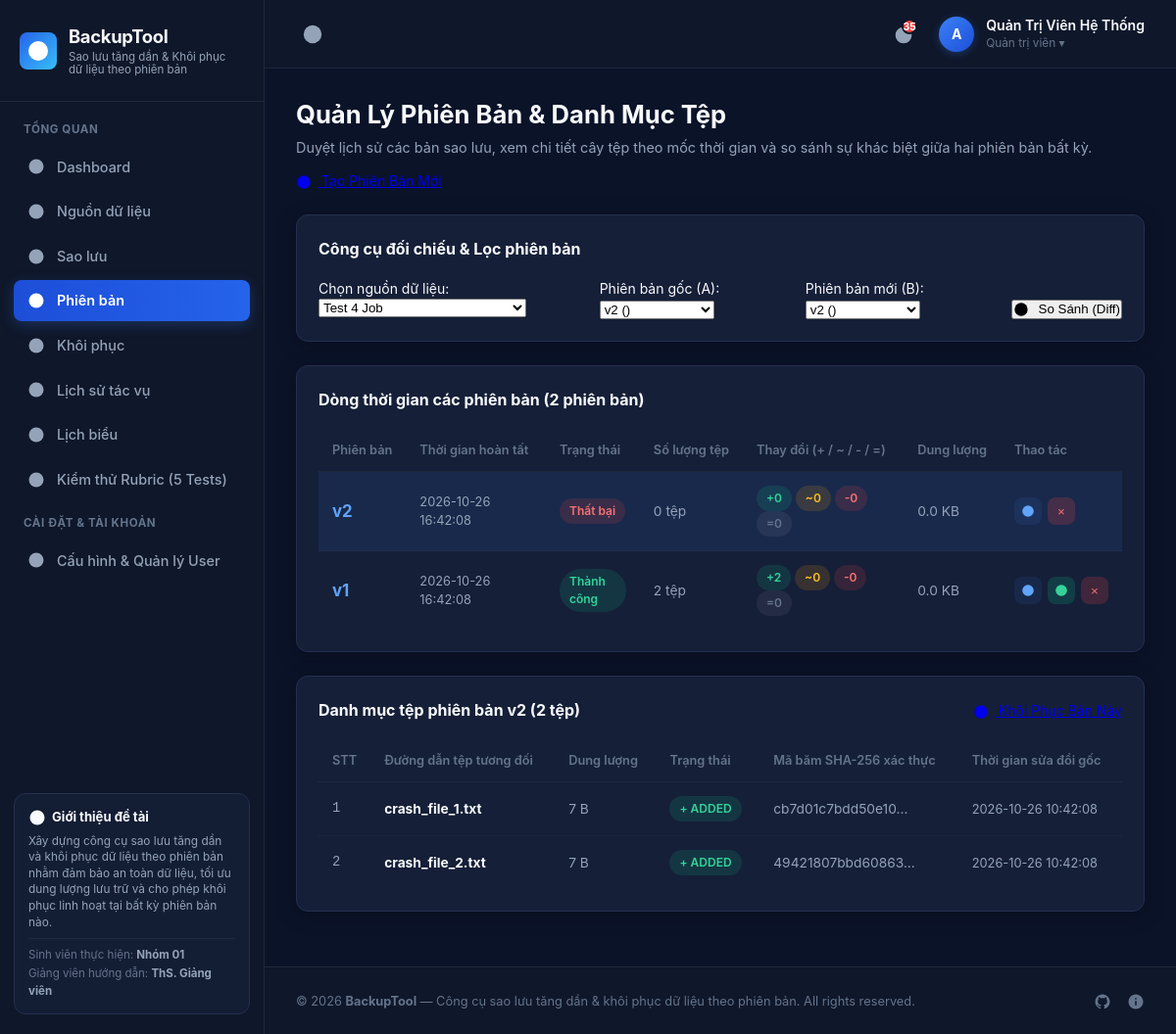
The app's page /versions.php (signed in) with its own data.
### tables this page shows
CREATE TABLE IF NOT EXISTS `users` (
    `id` INT AUTO_INCREMENT PRIMARY KEY,
    `username` VARCHAR(50) NOT NULL UNIQUE,
    `email` VARCHAR(150) NOT NULL UNIQUE,
    `password_hash` VARCHAR(255) NOT NULL,
    `full_name` VARCHAR(100) NOT NULL,
    `role` ENUM('ADMIN', 'OPERATOR', 'VIEWER') DEFAULT 'OPERATOR',
    `avatar` VARCHAR(255) NULL,
    `created_at` DATETIME DEFAULT CURRENT_TIMESTAMP,
    `last_login` DATETIME NULL,
    `status` ENUM('ACTIVE', 'SUSPENDED') DEFAULT 'ACTIVE',
    INDEX `idx_users_username` (`username`),
    INDEX `idx_users_email` (`email`)
);

CREATE TABLE IF NOT EXISTS `versions` (
    `id` INT AUTO_INCREMENT PRIMARY KEY,
    `job_id` INT NOT NULL,
    `version_number` INT UNSIGNED NOT NULL,
    `status` ENUM('IN_PROGRESS', 'COMPLETED', 'FAILED') DEFAULT 'IN_PROGRESS',
    `total_files` INT UNSIGNED DEFAULT 0,
    `total_bytes` BIGINT UNSIGNED DEFAULT 0,
    `added_count` INT UNSIGNED DEFAULT 0,
    `modified_count` INT UNSIGNED DEFAULT 0,
    `deleted_count` INT UNSIGNED DEFAULT 0,
    `unchanged_count` INT UNSIGNED DEFAULT 0,
    `started_at` DATETIME DEFAULT CURRENT_TIMESTAMP,
    `completed_at` DATETIME NULL,
    FOREIGN KEY (`job_id`) REFERENCES `backup_jobs`(`id`) ON DELETE CASCADE,
    INDEX `idx_versions_job_status` (`job_id`, `status`)
);

CREATE TABLE IF NOT EXISTS `entries` (
    `id` INT AUTO_INCREMENT PRIMARY KEY,
    `version_id` INT NOT NULL,
    `object_id` INT NULL,
    `relative_path` VARCHAR(500) NOT NULL,
    `file_size` BIGINT UNSIGNED DEFAULT 0,
    `file_mtime` VARCHAR(30) NULL,
    `change_type` ENUM('ADDED', 'MODIFIED', 'DELETED', 'UNCHANGED') NOT NULL,
    `verified_hash` CHAR(64) NULL,
    FOREIGN KEY (`version_id`) REFERENCES `versions`(`id`) ON DELETE CASCADE,
    FOREIGN KEY (`object_id`) REFERENCES `objects`(`id`) ON DELETE SET NULL,
    INDEX `idx_entries_version` (`version_id`),
    INDEX `idx_entries_path` (`relative_path`(191))
);

### versions.php (the view, shortened to what the rows shown need)
<?php
require_once __DIR__ . '/core/Icons.php';
require_once __DIR__ . '/core/Auth.php';
$pdo = Database::getConnection();
$jobsStmt = $pdo->query("SELECT * FROM `backup_jobs` ORDER BY id DESC");
$allJobs = $jobsStmt->fetchAll();
$jobId = (int)($_GET['job_id'] ?? ($allJobs[0]['id'] ?? 0));
$versionId = (int)($_GET['version_id'] ?? 0);
$versionsQuery = "SELECT v.*, j.name as job_name FROM `versions` v JOIN `backup_jobs` j ON v.job_id = j.id";
if ($jobId > 0) {
    $versionsQuery .= " WHERE v.job_id = {$jobId}";
}
$versionsQuery .= " ORDER BY v.version_number DESC";
$versions = $pdo->query($versionsQuery)->fetchAll();
if ($versionId <= 0 && !empty($versions)) {
    $versionId = (int)$versions[0]['id'];
}
$selectedVersion = null;
$entries = [];
if ($versionId > 0) {
    $stmtVer = $pdo->prepare("SELECT v.*, j.name as job_name FROM `versions` v JOIN `backup_jobs` j ON v.job_id = j.id WHERE v.id = ?");
    $stmtVer->execute([$versionId]);
    $selectedVersion = $stmtVer->fetch();
    $stmtEntries = $pdo->prepare("
        SELECT e.*, o.storage_path
        FROM `entries` e
        LEFT JOIN `objects` o ON e.object_id = o.id
        WHERE e.version_id = ?
        ORDER BY e.relative_path ASC
    ");
    $stmtEntries->execute([$versionId]);
    $entries = $stmtEntries->fetchAll();
}
require_once __DIR__ . '/views/header.php';
?>
<div style="margin-bottom: 24px; display: flex; align-items: center; justify-content: space-between; flex-wrap: wrap; gap: 12px;">
    <div>
        <h1 style="font-size: 1.6rem; font-weight: 700; color: var(--text-main);">
            Quản Lý Phiên Bản & Danh Mục Tệp
        </h1>
    </div>
</div>
<div class="dashboard-card" style="margin-bottom: 24px;">
    <div class="table-responsive">
        <table class="custom-table">
            <thead>
                <tr>
                    <th>Phiên bản</th>
                    <th>Thời gian hoàn tất</th>
                    <th>Trạng thái</th>
                    <th>Số lượng tệp</th>
                    <th>Thay đổi (+ / ~ / - / =)</th>
                    <th>Dung lượng</th>
                    <th>Thao tác</th>
                </tr>
            </thead>
            <tbody>
                <?php if (empty($versions)): ?>
                    <tr><td colspan="7" style="text-align: center; padding: 24px; color: var(--text-dim);">Chưa có phiên bản nào cho nguồn dữ liệu này.</td></tr>
                <?php else: ?>
                    <?php foreach ($versions as $v): ?>
                    <tr style="<?= ($v['id'] == $versionId) ? 'background-color: rgba(59, 130, 246, 0.1);' : '' ?>">
                        <td>
                            <strong style="color: #60a5fa; font-size: 1.05rem;">v<?= $v['version_number'] ?></strong>
                        </td>
                        <td style="font-size: 0.8rem;"><?= htmlspecialchars($v['completed_at'] ?? $v['started_at']) ?></td>
                        <td>
                            <?php if ($v['status'] === 'COMPLETED'): ?>
                                <span class="pill-badge success">Thành công</span>
                            <?php elseif ($v['status'] === 'IN_PROGRESS'): ?>
                                <span class="pill-badge warning">Đang chạy</span>
                            <?php else: ?>
                                <span class="pill-badge danger">Thất bại</span>
                            <?php endif; ?>
                        </td>
                        <td><?= number_format((int)$v['total_files']) ?> tệp</td>
                        <td>
                            <span class="pill-badge success">+<?= $v['added_count'] ?></span>
                            <span class="pill-badge warning">~<?= $v['modified_count'] ?></span>
                            <span class="pill-badge danger">-<?= $v['deleted_count'] ?></span>
                            <span class="pill-badge" style="background: rgba(255,255,255,0.06); color: var(--text-dim);">=<?= $v['unchanged_count'] ?></span>
                        </td>
                        <td><?= number_format((int)$v['total_bytes'] / 1024, 1) ?> KB</td>
                        <td>
                            <div class="action-btns">
                                <a href="versions.php?job_id=<?= $jobId ?>&version_id=<?= $v['id'] ?>" class="icon-action-btn" title="Xem danh mục tệp">
                                    <?= Icons::get('eye') ?>
                                </a>
                                <?php if ($v['status'] === 'COMPLETED'): ?>
                                <a href="restore.php?version_id=<?= $v['id'] ?>" class="icon-action-btn" title="Khôi phục phiên bản này" style="background-color: rgba(16, 185, 129, 0.2); color: #34d399;">
                                    <?= Icons::get('restore') ?>
                                </a>
                                <?php endif; ?>
                                <form action="versions.php?job_id=<?= $jobId ?>" method="POST" style="display: inline;" onsubmit="return confirm('Bạn có chắc chắn muốn xóa bản ghi phiên bản này?');">
                                    <button type="submit" class="icon-action-btn" title="Xóa phiên bản" style="background-color: rgba(239, 68, 68, 0.2); color: #f87171;">
                                        &times;
                                    </button>
                                </form>
                            </div>
                        </td>
                    </tr>
                    <?php endforeach; ?>
                <?php endif; ?>
            </tbody>
        </table>
    </div>
</div>
<?php if ($selectedVersion): ?>
<div class="dashboard-card">
    <div class="card-title-group">
        <div class="card-heading">
            Danh mục tệp phiên bản v<?= $selectedVersion['version_number'] ?> (<?= count($entries) ?> tệp)
        </div>
        <div>
            <a href="restore.php?version_id=<?= $selectedVersion['id'] ?>" class="btn btn-primary btn-sm">
                <?= Icons::get('restore') ?>
                <span>Khôi Phục Bản Này</span>
            </a>
        </div>
    </div>
    <div class="table-responsive">
        <table class="custom-table">
            <thead>
                <tr>
                    <th style="width: 50px;">STT</th>
                    <th>Đường dẫn tệp tương đối</th>
                    <th>Dung lượng</th>
                    <th>Trạng thái</th>
                    <th>Mã băm SHA-256 xác thực</th>
                    <th>Thời gian sửa đổi gốc</th>
                </tr>
            </thead>
            <tbody>
                <?php $idx = 1; foreach ($entries as $e): ?>
                <tr>
                    <td class="table-id"><?= $idx++ ?></td>
                    <td><strong style="color: var(--text-main);"><?= htmlspecialchars($e['relative_path']) ?></strong></td>
                    <td><?= number_format((int)$e['file_size']) ?> B</td>
                    <td>
                        <?php if ($e['change_type'] === 'ADDED'): ?>
                            <span class="pill-badge success">+ ADDED</span>
                        <?php elseif ($e['change_type'] === 'MODIFIED'): ?>
                            <span class="pill-badge warning">~ MODIFIED</span>
                        <?php elseif ($e['change_type'] === 'DELETED'): ?>
                            <span class="pill-badge danger">- DELETED</span>
                        <?php else: ?>
                            <span class="pill-badge" style="background: rgba(255,255,255,0.06); color: var(--text-dim);">= UNCHANGED</span>
                        <?php endif; ?>
                    </td>
                    <td>
                        <?php if ($e['verified_hash']): ?>
                            <span class="code-pill" title="<?= htmlspecialchars($e['verified_hash']) ?>"><?= substr($e['verified_hash'], 0, 16) ?>...</span>
                        <?php else: ?>
                            <span style="color: var(--text-dim);">(Không có)</span>
                        <?php endif; ?>
                    </td>
                    <td style="font-size: 0.8rem;"><?= htmlspecialchars($e['file_mtime'] ?? '') ?></td>
                </tr>
                <?php endforeach; ?>
            </tbody>
        </table>
    </div>
</div>
<?php endif; ?>
<?php require_once __DIR__ . '/views/footer.php'; ?>

### views/header.php (shortened to what the rows shown need)
<?php
require_once __DIR__ . '/../core/Icons.php';
require_once __DIR__ . '/../core/Auth.php';
$currentUser = Auth::user();
?>
<!DOCTYPE html>
<html lang="vi">
<head>
    <link rel="stylesheet" href="public/css/style.css">
</head>
<body>
<div class="app-container">
    <aside class="sidebar" id="appSidebar">
        <div class="sidebar-header">
            <div class="sidebar-logo-text">
                <h2>BackupTool</h2>
            </div>
        </div>
    </aside>
    <div class="main-content">
        <header class="topbar">
            <div class="topbar-right">
                <div class="user-dropdown-container" style="position: relative;">
                    <div class="user-profile" id="userMenuToggleBtn" style="cursor: pointer; user-select: none;">
                        <div class="user-avatar" style="background: <?= (($currentUser['role'] ?? '') === 'ADMIN') ? 'linear-gradient(135deg, #3b82f6, #1d4ed8)' : 'linear-gradient(135deg, #10b981, #059669)' ?>;">
                            <?= htmlspecialchars(strtoupper(substr($currentUser['username'] ?? 'U', 0, 1))) ?>
                        </div>
                        <div class="user-details">
                            <span class="user-name"><?= htmlspecialchars($currentUser['full_name'] ?? $currentUser['username'] ?? 'User') ?></span>
                            <span class="user-role"><?= (($currentUser['role'] ?? '') === 'ADMIN') ? 'Quản trị viên ▾' : 'Nhân viên vận hành ▾' ?></span>
                        </div>
                    </div>
                </div>
            </div>
        </header>
        <div class="page-body">

### core/Icons.php (shortened to what the rows shown need)
<?php
class Icons {
    public static function get(string $name, string $class = ''): string {
        $rawSvg = $icons[$name] ?? '<svg viewBox="0 0 24 24"><circle cx="12" cy="12" r="10"/></svg>';
        $svg = str_replace('<svg ', '<svg width="18" height="18" fill="currentColor" style="display:inline-block;vertical-align:middle;flex-shrink:0;" ', $rawSvg);
        return $svg;
    }
}

### records on screen
users: username "A", full_name "Quản Trị Viên Hệ Thống"
versions: version_number "2", started_at "2026-10-26 16:42:08", status "Thất bại", total_files "0", added_count "0", modified_count "0", deleted_count "0", unchanged_count "0", (int)$v['total_bytes']/1024 "0.0"
versions: version_number "1", completed_at "2026-10-26 16:42:08", status "Thành công", total_files "2", added_count "2", modified_count "0", deleted_count "0", unchanged_count "0", (int)$v['total_bytes']/1024 "0.0"
entries: relative_path "crash_file_1.txt", file_size "7", change_type "+ ADDED", verified_hash "cb7d01c7bdd50e10", file_mtime "2026-10-26 10:42:08"
entries: relative_path "crash_file_2.txt", file_size "7", change_type "+ ADDED", verified_hash "49421807bbd60863", file_mtime "2026-10-26 10:42:08"

### other values on screen
min($warningCount, 99) "35"
count($versions) "2"
count($entries) "2"
form field job_id "Test 4 Job"
